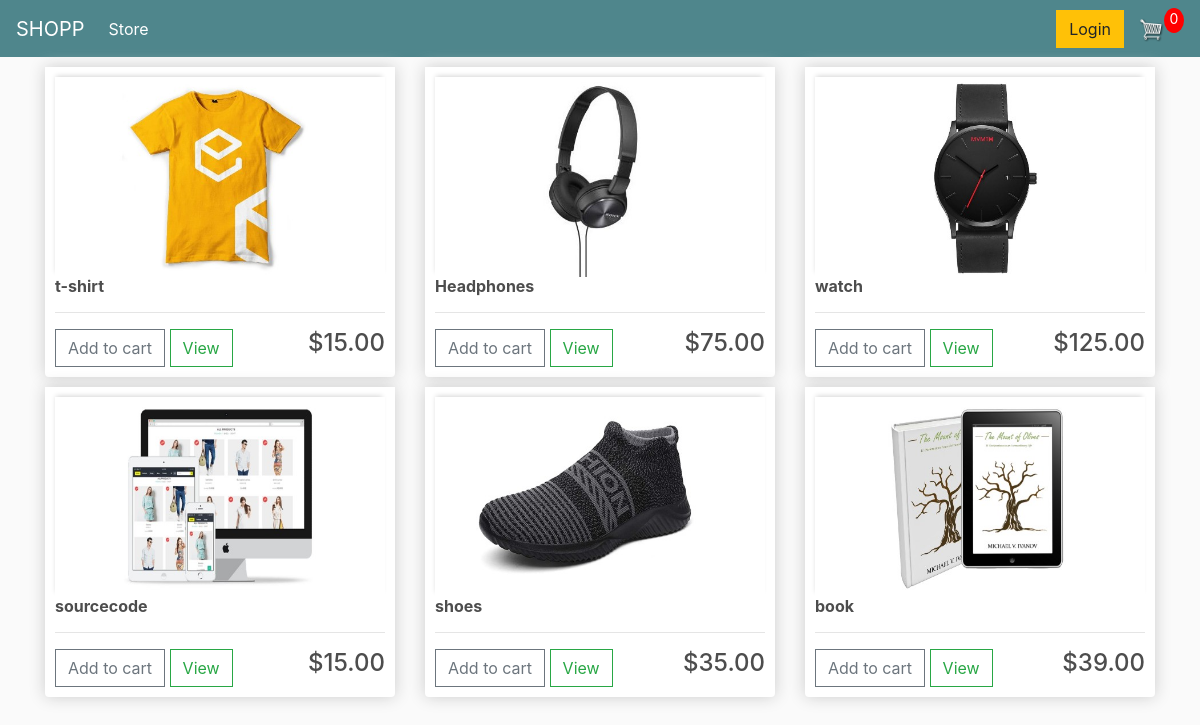
The app's page / (signed in) with its own data.
### store/models.py (models this page shows, shortened)
class Product(models.Model):
    name = models.CharField(max_length=254)
    description = models.CharField(max_length=254, null=True, blank=True)
    price = models.FloatField()
    digital = models.BooleanField(default=False, null=True, blank=True)
    image = models.ImageField(null=True, blank=True)
    @property
    def imageURL(self):
        try:
            url = self.image.url
        except:
            url = ''
        return url

### store/views.py (the view)
# urls.py: 2. Add a URL to urlpatterns:  path('', views.home, name='home')
def home(request):
    if request.user.is_authenticated:
        customer = request.user.customer
        order, created = Order.objects.get_or_create(
            customer=customer, complete=False)
        items = order.orderitem_set.all()
        cartItems = order.get_cart_items
    else:
        items = []
        order = {'order.get_cart_items': 0,
                 'order.get_cart_total': 0, 'shipping': False}
        cartItems = order['get_cart_items']
    products = Product.objects.all()
    context = {'products': products, 'cartItems': cartItems, }
    return render(request, 'store/home.html', context)

### store/models.py (called while the page is built)
    @property
    def get_cart_items(self):
        orderitems = self.orderitem_set.all()
        total = sum([item.quantity for item in orderitems])
        return total

### store/templates/store/home.html
{% extends 'store/base.html' %} {% load static %} {% block content %}
<div class="row">
  {% for product in products %}
  <div class="col-lg-4">
    <div class="box-element product">
      <img
        src="{{product.imageURL}}"
        alt=""
        class="thumbnail"
      />
      <h6><strong>{{product.name}}</strong></h6>
      <hr />
      <button data-product={{product.id}} data-action="add" class="btn btn-outline-secondary add-btn update-cart">Add to cart</button>
      <a href="" class="btn btn-outline-success">View</a>
      <h4 style="float: right;">${{product.price|floatformat:2}}</h4>
    </div>
  </div>
  {% endfor %}
{% endblock %}

### store/templates/store/base.html (shortened to what this page needs)
<!DOCTYPE html>
{% load static %}
<html>
  <head>
    <link
      rel="stylesheet"
      href="https://stackpath.bootstrapcdn.com/bootstrap/4.4.1/css/bootstrap.min.css"
    />
    <link rel="stylesheet" type="text/css" href="{% static 'css/main.css' %}" />
  </head>
  <body>
    <nav class="navbar navbar-expand-lg navbar-dark bg-dark">
      <a class="navbar-brand" href="">SHOPP</a>
      <div class="collapse navbar-collapse" id="navbarSupportedContent">
        <ul class="navbar-nav mr-auto">
          <li class="nav-item active">
            <a class="nav-link" href="{% url 'home' %}"
              >Store <span class="sr-only">(current)</span></a
            >
          </li>
        </ul>
        <div class="form-inline my-2 my-lg-0">
          <a href="#" class="btn btn-warning">Login</a>
          <a href="{% url 'cart' %}">
            <img id="cart-icon" src="{% static 'images/cart.png' %}" />
          </a>
          <p id="cart-total">{{ cartItems }}</p>
        </div>
      </div>
    </nav>
    <div class="container">{% block content %} {% endblock %}</div>
  </body>
</html>

### static/css/main.css (style rules this page uses)
body { background-color: hsl(0, 0%, 98%); }
h1, h2, h3, h4, h5, h6 { color: hsl(0, 0%, 30%); }
.box-element { box-shadow: hsl(0, 0%, 80%) 0 0 16px; background-color: #fff; border-radius: 4px; padding: 10px; }
.thumbnail { width: 100%; height: 200px; -webkit-box-shadow: -1px -3px 5px -2px rgba(214, 214, 214, 1); -moz-box-shadow: -1px -3px 5px -2px rgba(214, 214, 214, 1); box-shadow: -1px -3px 5px -2px rgba(214, 214, 214, 1); }
.product { border-radius: 0 0 4px 4px; }
.bg-dark { background-color: #4f868c !important; }
#cart-icon { width: 25px; display: inline-block; margin-left: 15px; }
#cart-total { display: block; text-align: center; color: #fff; background-color: red; width: 20px; height: 25px; border-radius: 50%; font-size: 14px; }
.col-lg-4, .col-lg-6, .col-lg-8, .col-lg-12 { margin-top: 10px; }
.btn { border-radius: 0; }

### records on screen
Product: imageURL (picture), name "t-shirt", price "15.00"
Product: imageURL (picture), name "Headphones", price "75.00"
Product: imageURL (picture), name "watch", price "125.00"
Product: imageURL (picture), name "sourcecode", price "15.00"
Product: imageURL (picture), name "shoes", price "35.00"
Product: imageURL (picture), name "book", price "39.00"

### other values on screen
{{ cartItems }} "0"
